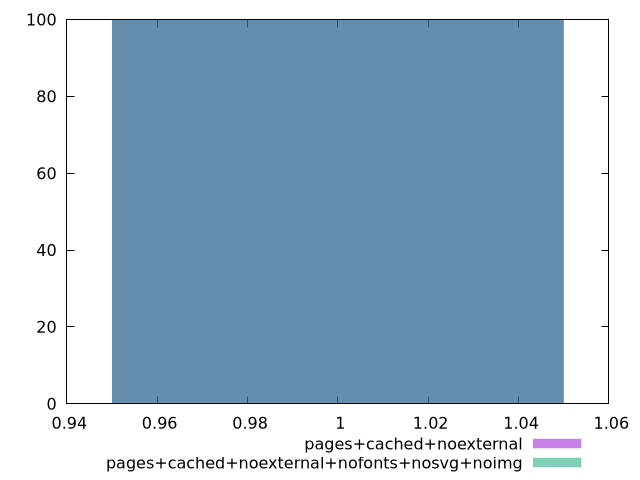

This chart was generated by the following gnuplot code:
$_pagesCachedNoexternal <<EOF
1 100
EOF
$_pagesCachedNoexternalNofontsNosvgNoimg <<EOF
1 100
EOF
set key outside below
set terminal pngcairo
set output "report_00004_2020-11-02T20-21-41.718Z/uses-optimized-images/uses-optimized-images_pages+cached+noexternal_pages+cached+noexternal+nofonts+nosvg+noimg+hist.png"
set boxwidth 0.1
set style fill transparent solid 0.5 noborder
set yrange [0:100]
plot $_pagesCachedNoexternal title "pages+cached+noexternal" with boxes ,$_pagesCachedNoexternalNofontsNosvgNoimg title "pages+cached+noexternal+nofonts+nosvg+noimg" with boxes ,
